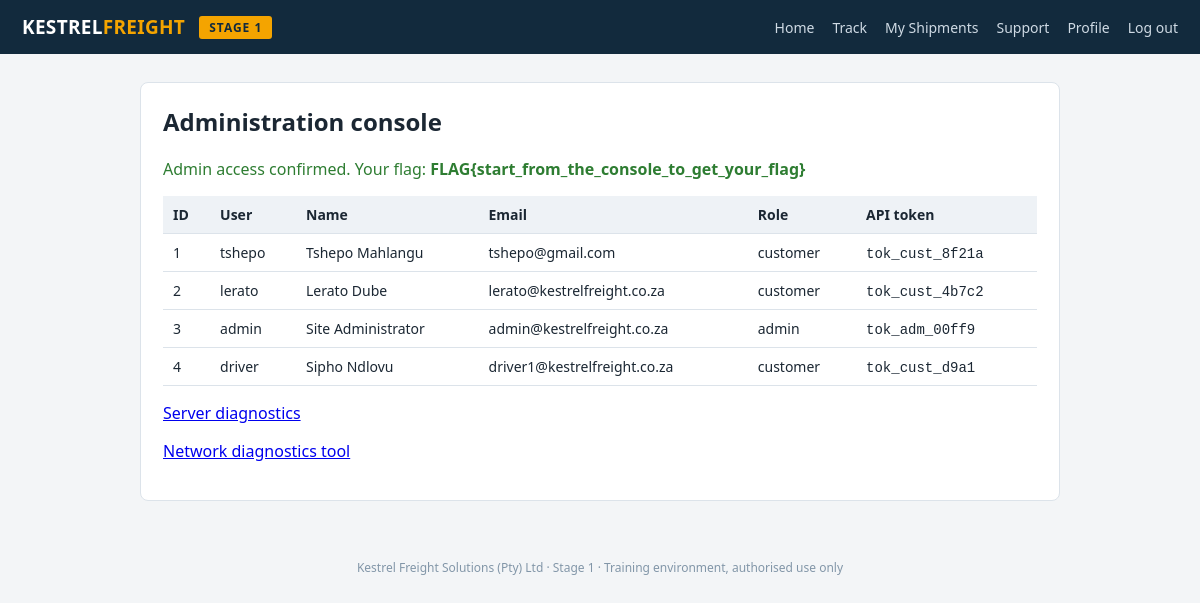
Screenshot of /web/src/admin.php (signed in) with the database file from the repository.
### tables this page shows
CREATE TABLE users (
  id INT AUTO_INCREMENT PRIMARY KEY,
  username VARCHAR(64) UNIQUE,
  password VARCHAR(64),             
  full_name VARCHAR(128),
  email VARCHAR(128),
  role VARCHAR(16) DEFAULT 'customer',
  api_token VARCHAR(64),
  phone VARCHAR(32),
  ssn VARCHAR(32),
  created_at TIMESTAMP DEFAULT CURRENT_TIMESTAMP
);

### web/src/flags.php (called while the page is built)
<?php
function player_key() {
    $k = $_COOKIE['pk'] ?? ($_SERVER['HTTP_X_PLAYER_KEY'] ?? ($_GET['pk'] ?? ''));
    return preg_match('/^[a-f0-9]{16,64}$/', $k) ? $k : '';
}
function pf($vuln) {
    $pk = player_key();
    if ($pk === '') return 'FLAG{start_from_the_console_to_get_your_flag}';
    $pepper = getenv('FLAG_PEPPER') ?: 'dev-pepper';
    return 'FLAG{' . $vuln . '_' . substr(hash_hmac('sha256', $vuln . '|' . $pk, $pepper), 0, 12) . '}';
}

### web/src/db.php (called while the page is built, shortened)
<?php
function db() {
    static $pdo = null;
    if ($pdo === null) {
        $pdo = new PDO(
            'mysql:host=' . DB_HOST . ';dbname=' . DB_NAME . ';charset=utf8mb4',
            DB_USER, DB_PASS,
            [PDO::ATTR_ERRMODE => PDO::ERRMODE_EXCEPTION,
             PDO::ATTR_EMULATE_PREPARES => true]
        );
    }
    return $pdo;
}
function q_raw($sql) { return db()->query($sql); }

### web/src/admin.php (the view, shortened to what this page needs)
<?php
require_once __DIR__ . '/db.php';
require_once __DIR__ . '/flags.php';
$users = q_raw("SELECT id,username,full_name,email,role,api_token FROM users")->fetchAll(PDO::FETCH_ASSOC);
require_once __DIR__ . '/includes/header.php'; ?>
<div class="card">
  <h2 style="margin-top:0">Administration console</h2>
  <p style="color:#2e7d32">Admin access confirmed. Your flag: <b><?= pf('privesc') ?></b></p>
  <table><tr><th>ID</th><th>User</th><th>Name</th><th>Email</th><th>Role</th><th>API token</th></tr>
  <?php foreach ($users as $u): ?>
    <tr><td><?= $u['id'] ?></td><td><?= htmlspecialchars($u['username']) ?></td>
        <td><?= htmlspecialchars($u['full_name']) ?></td><td><?= htmlspecialchars($u['email']) ?></td>
        <td><?= htmlspecialchars($u['role']) ?></td><td><code><?= htmlspecialchars($u['api_token']) ?></code></td></tr>
  <?php endforeach; ?></table>
  <p><a href="/admin.php?diag=1">Server diagnostics</a></p>
  <p><a href="/netcheck.php">Network diagnostics tool</a></p>
</div>
<?php require_once __DIR__ . '/includes/footer.php'; ?>

### web/src/includes/header.php (style rules this page uses)
:root { --navy:#122a3d; --amber:#f4a400; --bg:#f3f5f7; --line:#dce3ea; }
* { box-sizing:border-box; }
body { margin:0; font-family:'Segoe UI',system-ui,sans-serif; background:var(--bg); color:#1b2733; }
.card { background:#fff; border:1px solid var(--line); border-radius:8px; padding:22px; margin-bottom:20px; }
table { width:100%; border-collapse:collapse; }
th,td { text-align:left; padding:9px 10px; border-bottom:1px solid var(--line); font-size:14px; }
th { background:#eef2f6; }

### rows the page displays
users: id "1", username "tshepo", full_name "Tshepo Mahlangu", email "tshepo@gmail.com", role "customer", api_token "tok_cust_8f21a"
users: id "2", username "lerato", full_name "Lerato Dube", email "lerato@kestrelfreight.co.za", role "customer", api_token "tok_cust_4b7c2"
users: id "3", username "admin", full_name "Site Administrator", email "admin@kestrelfreight.co.za", role "admin", api_token "tok_adm_00ff9"
users: id "4", username "driver", full_name "Sipho Ndlovu", email "driver1@kestrelfreight.co.za", role "customer", api_token "tok_cust_d9a1"

### other values shown
pf('privesc') "FLAG{start_from_the_console_to_get_your_flag}"
